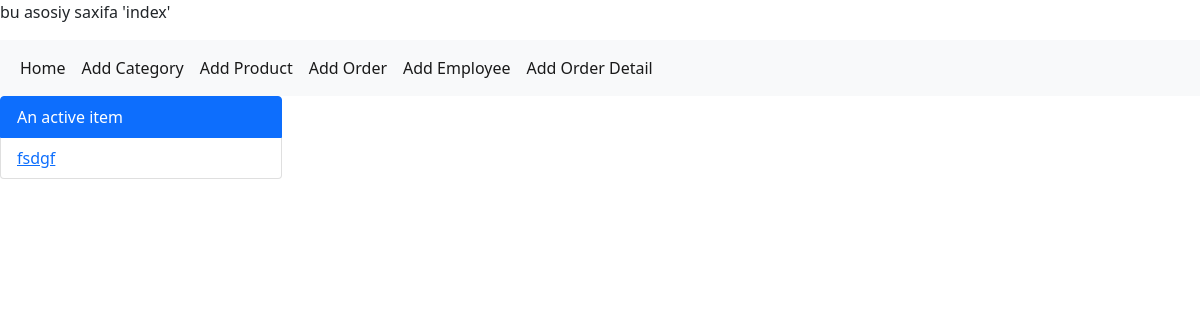
Before: / with the older database file.
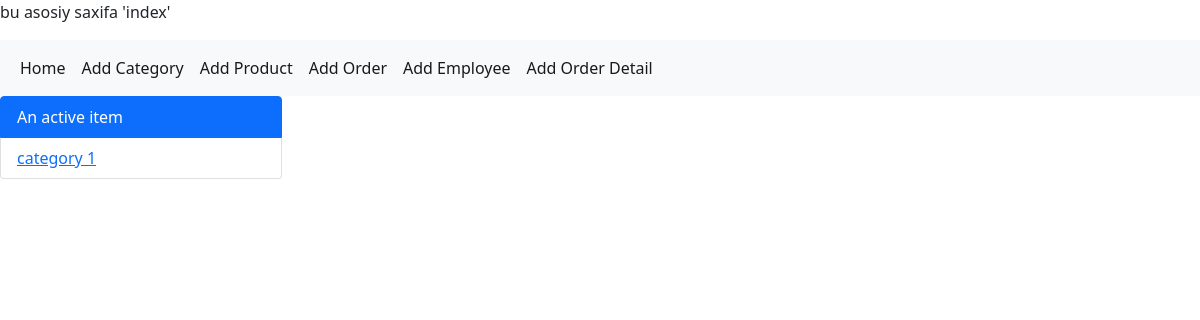
After: the same page with the newer database file.
### app1/models.py (models this page shows, shortened)
class Category(models.Model):
    category_name = models.CharField(max_length=200,null=True, blank=True)

### app1/views.py (the view)
# urls.py: path('',index,name='index'),
def index(request):
    category = Category.objects.all()
    product = Product.objects.all()
    context = {
        'category': category,
        'product': product
    }
    return render(request, 'index.html',context)

### app1/templates/index.html (shortened to what this page needs)
<!DOCTYPE html>
<html lang="en">
<head>
</head>
<body>
<p>bu asosiy saxifa 'index'</p>
<nav class="navbar navbar-expand-lg navbar-light bg-light">
    <div class="container-fluid">
        <div class="collapse navbar-collapse" id="navbarNav">
            <ul class="navbar-nav">
                <li class="nav-item">
                    <a class="nav-link active" aria-current="page" href="{% url 'index' %}">Home</a>
                </li>
                <li>
                    <a class="nav-link active" href="{% url 'addcategory' %}" tabindex="-1" aria-disabled="true">Add Category</a>
                </li>
                <li>
                    <a class="nav-link active" href="{% url 'addproduct' %}" tabindex="-1" aria-disabled="true">Add Product</a>
                </li>
                <li>
                    <a class="nav-link active" href="{% url 'addorder' %}" tabindex="-1" aria-disabled="true">Add Order</a>
                </li>
                <li>
                    <a class="nav-link active" href="{% url 'addemployee' %}" tabindex="-1" aria-disabled="true">Add Employee</a>
                </li>
                <li>
                    <a class="nav-link active" href="{% url 'addorderdetail' %}" tabindex="-1" aria-disabled="true">Add Order Detail</a>
                </li>
            </ul>
        </div>
    </div>
</nav>
<div class="row">
    <div class="col-3">
        <ul class="list-group">
            <li class="list-group-item active" aria-current="true">An active item</li>
            {% for i in category %}
            <li class="list-group-item">
                <a href="{% url 'product' i.pk %}">{{i.category_name}}</a>
            </li>
            {% endfor %}
        </ul>
    </div>
</div>
<link href="https://cdn.jsdelivr.net/npm/bootstrap@5.0.2/dist/css/bootstrap.min.css" rel="stylesheet"
>
</body>
</html>

Changed rows visible on the page:
removed Category: category_name "fsdgf"
added Category: category_name "category 1"
